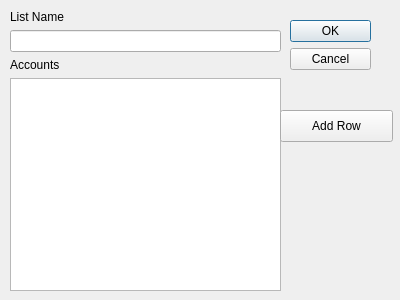
<?xml version="1.0" encoding="UTF-8"?>
<ui version="4.0">
 <class>Dialog</class>
 <widget class="QDialog" name="Dialog">
  <property name="geometry">
   <rect>
    <x>0</x>
    <y>0</y>
    <width>400</width>
    <height>300</height>
   </rect>
  </property>
  <property name="windowTitle">
   <string>Add Accounts</string>
  </property>
  <widget class="QDialogButtonBox" name="buttonBox">
   <property name="geometry">
    <rect>
     <x>290</x>
     <y>20</y>
     <width>81</width>
     <height>241</height>
    </rect>
   </property>
   <property name="orientation">
    <enum>Qt::Vertical</enum>
   </property>
   <property name="standardButtons">
    <set>QDialogButtonBox::Cancel|QDialogButtonBox::Ok</set>
   </property>
  </widget>
  <widget class="QWidget" name="verticalLayoutWidget">
   <property name="geometry">
    <rect>
     <x>10</x>
     <y>10</y>
     <width>271</width>
     <height>281</height>
    </rect>
   </property>
   <layout class="QVBoxLayout" name="verticalLayout">
    <item>
     <widget class="QLabel" name="label">
      <property name="text">
       <string>List Name</string>
      </property>
     </widget>
    </item>
    <item>
     <widget class="QLineEdit" name="listName"/>
    </item>
    <item>
     <widget class="QLabel" name="label_2">
      <property name="text">
       <string>Accounts</string>
      </property>
     </widget>
    </item>
    <item>
     <widget class="QTableWidget" name="accTable">
      <attribute name="horizontalHeaderVisible">
       <bool>false</bool>
      </attribute>
      <attribute name="horizontalHeaderStretchLastSection">
       <bool>true</bool>
      </attribute>
      <attribute name="verticalHeaderVisible">
       <bool>false</bool>
      </attribute>
      <attribute name="verticalHeaderStretchLastSection">
       <bool>true</bool>
      </attribute>
      <column>
       <property name="text">
        <string>Neue Spalte</string>
       </property>
      </column>
     </widget>
    </item>
   </layout>
  </widget>
  <widget class="QPushButton" name="addRow">
   <property name="geometry">
    <rect>
     <x>280</x>
     <y>110</y>
     <width>113</width>
     <height>32</height>
    </rect>
   </property>
   <property name="text">
    <string>Add Row</string>
   </property>
  </widget>
 </widget>
 <resources/>
 <connections>
  <connection>
   <sender>buttonBox</sender>
   <signal>accepted()</signal>
   <receiver>Dialog</receiver>
   <slot>accept()</slot>
   <hints>
    <hint type="sourcelabel">
     <x>248</x>
     <y>254</y>
    </hint>
    <hint type="destinationlabel">
     <x>157</x>
     <y>274</y>
    </hint>
   </hints>
  </connection>
  <connection>
   <sender>buttonBox</sender>
   <signal>rejected()</signal>
   <receiver>Dialog</receiver>
   <slot>reject()</slot>
   <hints>
    <hint type="sourcelabel">
     <x>316</x>
     <y>260</y>
    </hint>
    <hint type="destinationlabel">
     <x>286</x>
     <y>274</y>
    </hint>
   </hints>
  </connection>
 </connections>
</ui>
